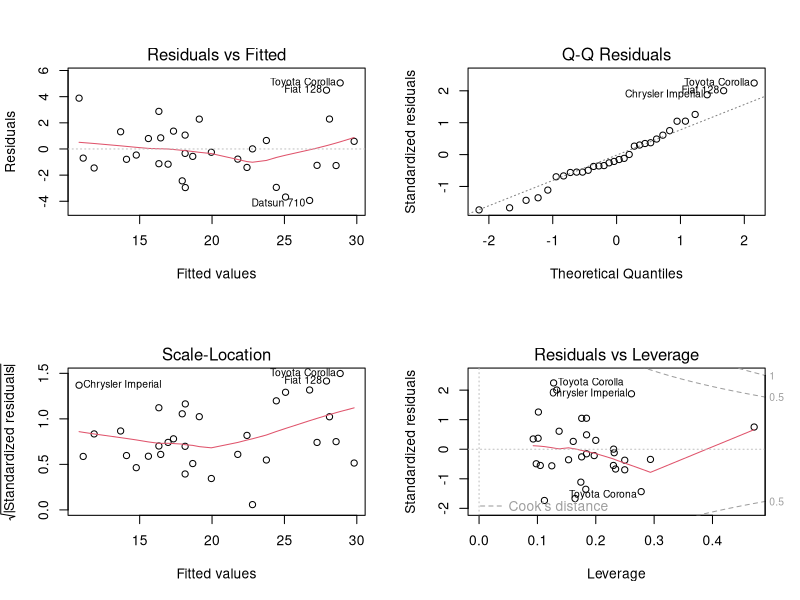
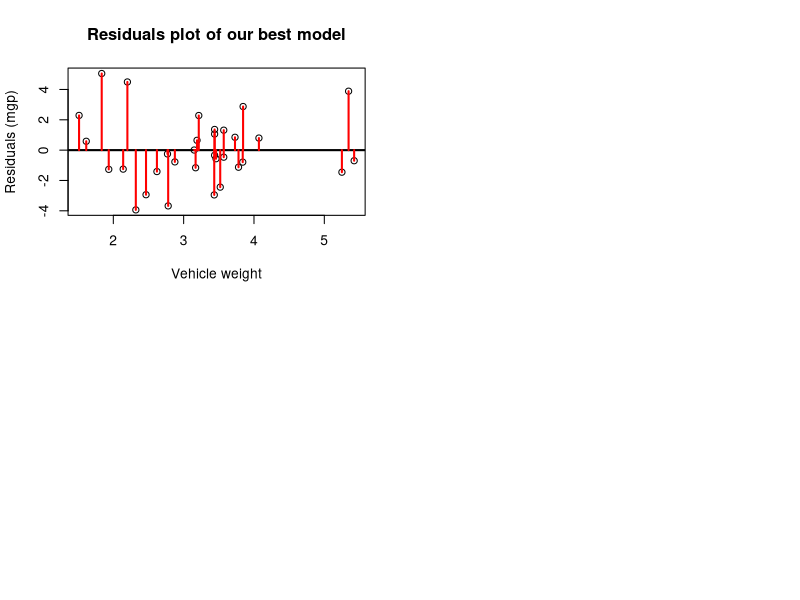
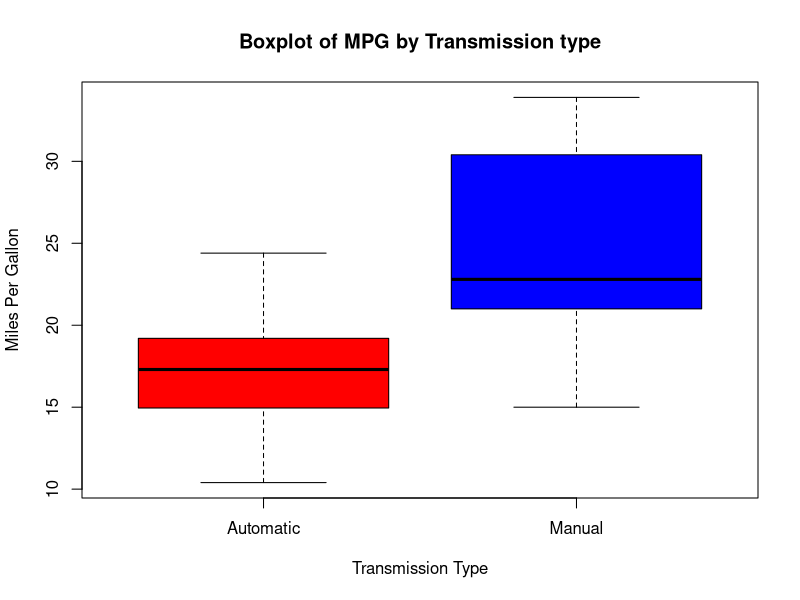
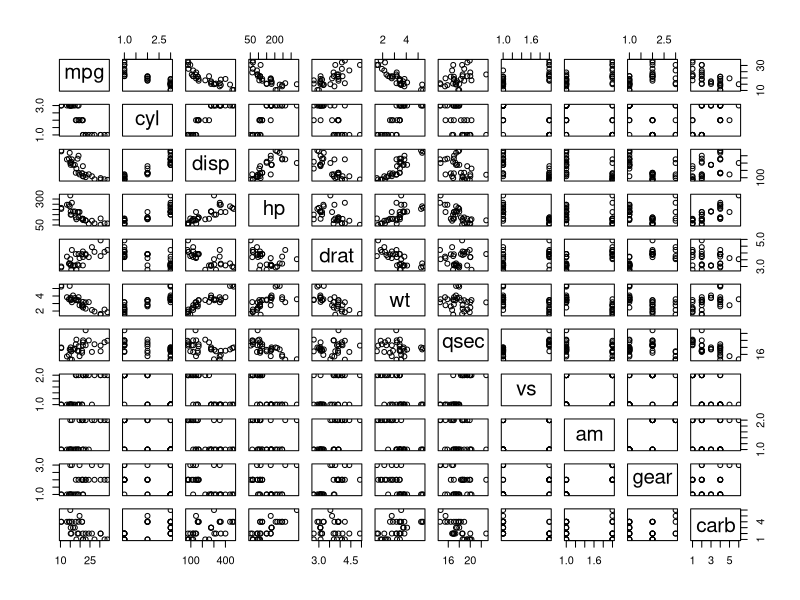

The R script that drew these images, in order:
## ---- chunk 1
set.seed(42)
library(ggplot2)
## ---- chunk 2
data(mtcars)
mtcars$cyl <- as.factor(mtcars$cyl)
mtcars$vs <- as.factor(mtcars$vs)
mtcars$gear <- factor(mtcars$gear)
mtcars$carb <- factor(mtcars$carb)
mtcars$am   <- factor(mtcars$am,labels=c("Automatic","Manual"))
## ---- chunk 3
t.test(mtcars$mpg ~ mtcars$am)
## ---- chunk 4
allModel <- lm(mpg ~ ., data = mtcars)
summary(allModel) # results hidden
## ---- chunk 5
bestModel <- step(allModel, direction = "both") #result hidden
## ---- chunk 6
summary(bestModel)
## ---- chunk 7
simpleModel <- lm(mpg ~ am, data = mtcars)
summary(simpleModel)
## ---- chunk 8
anova(simpleModel, bestModel)
## ---- chunk 9
par(mfrow = c(2, 2))
plot(bestModel)
## ---- chunk 10
e <- resid(bestModel)
x <- mtcars$wt
plot(x, e, xlab = "Vehicle weight", ylab = "Residuals (mgp)", main = "Residuals plot of our best model")
abline(h = 0, lwd = 2)
for (i in 1:length(e))
  lines(c(x[i], x[i]), c(e[i], 0), col = "red", lwd = 2)
## ---- chunk 11
par(mfrow = c(1, 1))
boxplot(mpg ~ am, 
        data = mtcars, 
        col = (c("red","blue")), 
        ylab = "Miles Per Gallon", 
        xlab = "Transmission Type", 
        main="Boxplot of MPG by Transmission type")
## ---- chunk 12
pairs(mpg ~ ., data = mtcars)
